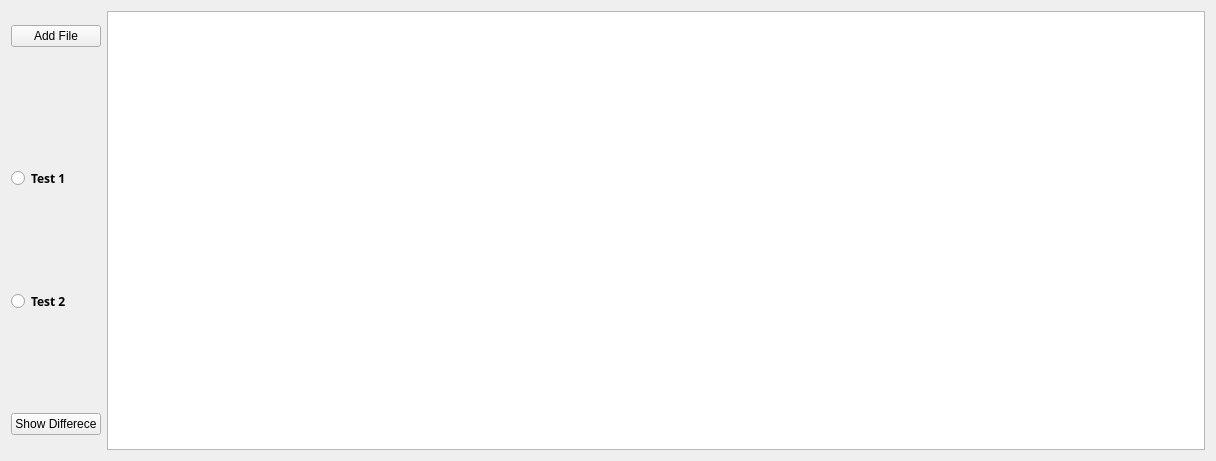
   <widget class="QWidget" name="layoutWidget">
    <property name="geometry">
     <rect>
      <x>9</x>
      <y>9</y>
      <width>1216</width>
      <height>461</height>
     </rect>
    </property>
    <layout class="QHBoxLayout" name="horizontalLayout_4">
     <item>
      <layout class="QVBoxLayout" name="verticalLayout_12">
       <item>
        <widget class="QPushButton" name="add_file_btn">
         <property name="text">
          <string>Add File</string>
         </property>
        </widget>
       </item>
       <item>
        <spacer name="verticalSpacer_23">
         <property name="orientation">
          <enum>Qt::Vertical</enum>
         </property>
         <property name="sizeType">
          <enum>QSizePolicy::Fixed</enum>
         </property>
         <property name="sizeHint" stdset="0">
          <size>
           <width>20</width>
           <height>100</height>
          </size>
         </property>
        </spacer>
       </item>
       <item>
        <widget class="QRadioButton" name="test1">
         <property name="font">
          <font>
           <family>Sans</family>
           <pointsize>9</pointsize>
           <weight>75</weight>
           <bold>true</bold>
          </font>
         </property>
         <property name="text">
          <string>Test 1</string>
         </property>
        </widget>
       </item>
       <item>
        <spacer name="verticalSpacer_30">
         <property name="orientation">
          <enum>Qt::Vertical</enum>
         </property>
         <property name="sizeType">
          <enum>QSizePolicy::Fixed</enum>
         </property>
         <property name="sizeHint" stdset="0">
          <size>
           <width>18</width>
           <height>80</height>
          </size>
         </property>
        </spacer>
       </item>
       <item>
        <widget class="QRadioButton" name="test2">
         <property name="font">
          <font>
           <family>Sans</family>
           <pointsize>9</pointsize>
           <weight>75</weight>
           <bold>true</bold>
          </font>
         </property>
         <property name="text">
          <string>Test 2</string>
         </property>
        </widget>
       </item>
       <item>
        <spacer name="verticalSpacer_29">
         <property name="orientation">
          <enum>Qt::Vertical</enum>
         </property>
         <property name="sizeType">
          <enum>QSizePolicy::Fixed</enum>
         </property>
         <property name="sizeHint" stdset="0">
          <size>
           <width>18</width>
           <height>80</height>
          </size>
         </property>
        </spacer>
       </item>
       <item>
        <widget class="QPushButton" name="show_dif_btn">
         <property name="font">
          <font>
           <pointsize>9</pointsize>
          </font>
         </property>
         <property name="text">
          <string>Show Differece</string>
         </property>
        </widget>
       </item>
      </layout>
     </item>
     <item>
      <widget class="MultiPlotWidget" name="gView"/>
     </item>
    </layout>
   </widget>
